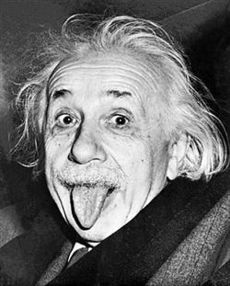
#> input picture Q4/1.jpg, 230 x 286 px
$ python q4.py
#> lines starting #> are read from the running program, lines starting #| are printed output that depends on the picture
import math
import numpy as np
import matplotlib.pyplot as plt
from PIL import Image
import cv2 as cv
from scipy.ndimage import *

def getGradient(src, threshold):
    m, n = src.shape
    directions = np.zeros((m, n), dtype=float)
    gradients = np.zeros((m, n), dtype=float)
    sobel_x = np.array([[-1,0,1],[-2,0,2],[-1,0,1]])
    sobel_y = np.array([[-1,-2,-1],[0,0,0],[1,2,1]])
    grad_x = convolve(src, sobel_x)
    grad_y = convolve(src, sobel_y)
    for i in range(m):
        for j in range(n):
            gradients[i][j] = math.sqrt(grad_x[i][j] * grad_x[i][j] + grad_y[i][j] * grad_y[i][j])
            if gradients[i][j] < threshold: gradients[i][j] = 0
            if not grad_x[i][j]: directions[i][j] = np.pi/2
            else: directions[i][j] = math.atan(grad_y[i][j] / grad_x[i][j])
            directions[i][j] *= (180 / math.pi)
            if directions[i][j] < 0: directions[i][j] += 180
    return gradients, directions

def HOG(src, tao, threshold, block_size, name):
    x, y = src.shape
    gradients, directions = getGradient(src, threshold)
    m = x // tao
    n = y // tao
    histogram = np.zeros((m, n, 6), dtype=float)
    occ = np.zeros((m, n, 6), dtype=int)
    for i in range(m * tao):
        for j in range(n * tao):
            if 15 <= directions[i][j] and directions[i][j] < 45:
                histogram[i // tao][j // tao][1] += gradients[i][j]
                occ[i // tao][j // tao][1] += 1
            elif 45 <= directions[i][j] and directions[i][j] < 75:
                histogram[i // tao][j // tao][2] += gradients[i][j]
                occ[i // tao][j // tao][2] += 1
            elif 75 <= directions[i][j] and directions[i][j] < 105:
                histogram[i // tao][j // tao][3] += gradients[i][j]
                occ[i // tao][j // tao][3] += 1
            elif 105 <= directions[i][j] and directions[i][j] < 135:
                histogram[i // tao][j // tao][4] += gradients[i][j]
                occ[i // tao][j // tao][4] += 1
            elif 135 <= directions[i][j] and directions[i][j] < 165:
                histogram[i // tao][j // tao][5] += gradients[i][j]
                occ[i // tao][j // tao][5] += 1
            else:
                histogram[i // tao][j // tao][0] += gradients[i][j]
                occ[i // tao][j // tao][0] += 1
    src = src.astype('float') / 255.0
    angles_segs = np.arange(0, 180, 180 / 6)
    meshX, meshY = np.meshgrid(np.r_[int(tao / 2) : tao * (y // tao) - 1: tao], np.r_[int(tao /2) : tao * (x // tao) -  1: tao])
    plt.imshow(src, cmap='gray', vmin=0, vmax=1)
    for i in range(6):
        plt.quiver(meshX, meshY, np.sin(i * np.pi/6)*histogram[:,:,i]*0.001, np.cos(i * np.pi/6)*histogram[:,:,i]*0.001, color="red", headaxislength=0, headlength=0, linewidth=0.5, pivot='middle')
    plt.show()
    length = (m-1) * (n-1) * 24
    descriptor = np.zeros((m-1,n-1,24), dtype=float)
    e = 0.001
    for i in range(m-1):
        for j in range(n-1):
            sigma = 0
            for k in range(0,6):
                sigma += histogram[i][j][k] ** 2
                descriptor[i][j][k] = histogram[i][j][k]
            for k in range(0,6):
                sigma += histogram[i+1][j][k] ** 2
                descriptor[i][j][6+k] = histogram[i+1][j][k]
            for k in range(0,6):
                sigma += histogram[i][j+1][k] ** 2
                descriptor[i][j][12+k] = histogram[i][j+1][k]
            for k in range(0,6):
                sigma += histogram[i+1][j+1][k] ** 2
                descriptor[i][j][18+k] = histogram[i+1][j+1][k]
            for k in range(24):
                descriptor[i][j][k] = descriptor[i][j][k] / math.sqrt(sigma + e ** 2)
    fpt = open(name, 'w')
    for i in range(m-1):
        for j in range(n-1):
            for k in range(24):
                fpt.write(str(descriptor[i][j][k])+' ')
            fpt.write('\n')
    fpt.close()

def getGreyImge(img):
# Change the rgb value to grey. #
    rgb_weights = [0.2989, 0.5870, 0.1140]
    return np.dot(img[...,:3], rgb_weights)

def main(path, tao, threshold, block_size, name):
    img = plt.imread(path)
    src = None
    if len(img.shape) == 2: src = img
    else: src = getGreyImge(img)
    HOG(src, tao, threshold, block_size, name)

if __name__ == '__main__':
    main("./Q4/1.jpg", 8, 0.01, 2, "1.txt")
#> in main, img is the input picture: shape (286, 230); min 0, max 255, mean 108.7
    main("./Q4/2.jpg", 8, 0.01, 2, "2.txt")
#> call 2 of main, with path = './Q4/2.jpg', tao = 8, threshold = 0.01, block_size = 2, name = '2.txt'
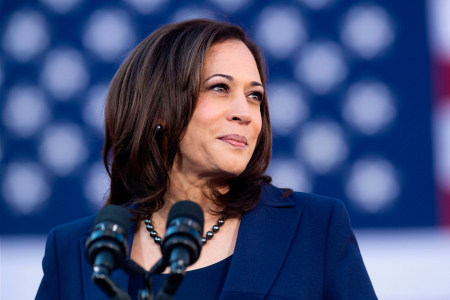
#> input picture Q4/2.jpg, 450 x 300 px
#> in main, img is the input picture: shape (300, 450, 3); mean R, G, B 67.1, 79.3, 119.5
#> in getGreyImge, `return np.dot(img[...,:3], rgb_weights)`:
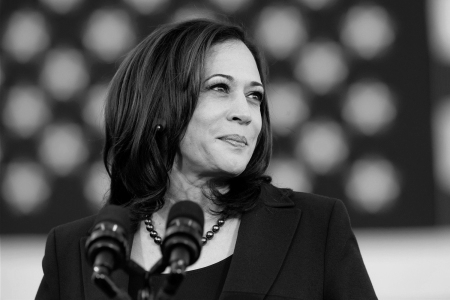
#> returned value: shape (300, 450) float64; min 0, max 230.1, mean 80.2
#> call 2 of getGradient, with threshold = 0.01
#> in getGradient (call 2), `directions = np.zeros((m, n), dtype=float)`: directions: shape (300, 450) float64; every value is 0
#> in getGradient (call 2), `sobel_x = np.array([[-1,0,1],[-2,0,2],[-1,0,1]])`: sobel_x = [[-1, 0, 1], [-2, 0, 2], [-1, 0, 1]]
#> in getGradient (call 2), `sobel_y = np.array([[-1,-2,-1],[0,0,0],[1,2,1]])`: sobel_y = [[-1, -2, -1], [0, 0, 0], [1, 2, 1]]
#> after the loop in getGradient (call 2), `for i in range(m):`:
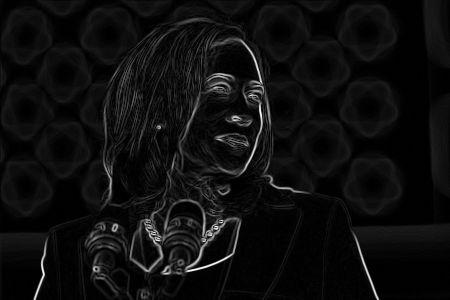
#> gradients: shape (300, 450) float64; min 0, max 792.7, mean 45.7; drawn with min black and max white
#> in HOG (call 2), `meshX, meshY = np.meshgrid(np.r_[int(tao / 2) : tao * (y // tao) - 1: ..`: meshY: shape (37, 56) int64; 37 distinct labels, from 4 to 292
    main("./Q4/3.jpg", 8, 0.01, 2, "3.txt")
#> call 3 of main, with path = './Q4/3.jpg', tao = 8, threshold = 0.01, block_size = 2, name = '3.txt'
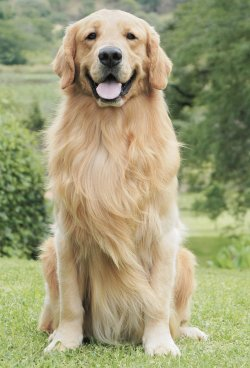
#> input picture Q4/3.jpg, 250 x 368 px
#> in main, img is the input picture: shape (368, 250, 3); mean R, G, B 160.1, 158.2, 119.9
#> call 3 of HOG, with tao = 8, threshold = 0.01, block_size = 2, name = '3.txt'
#> call 3 of getGradient, with threshold = 0.01
#> in getGradient (call 3), `directions = np.zeros((m, n), dtype=float)`: directions: shape (368, 250) float64; every value is 0
#> after the loop in getGradient (call 3), `for i in range(m):`:
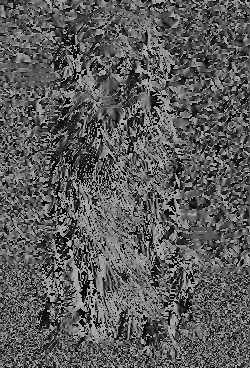
#> directions: shape (368, 250) float64; min 0, max 180, mean 92
#> after the loop in getGradient (call 3), `for i in range(m):`:
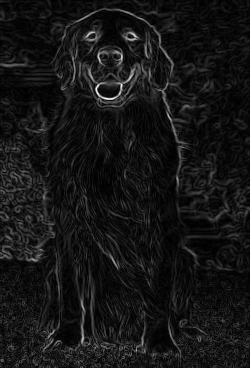
#> gradients: shape (368, 250) float64; min 0, max 727.5, mean 61.2; drawn with min black and max white
#> in HOG (call 3), `meshX, meshY = np.meshgrid(np.r_[int(tao / 2) : tao * (y // tao) - 1: ..`: meshY: shape (46, 31) int64; 46 distinct labels, from 4 to 364
#> in HOG (call 3), `plt.show()`:
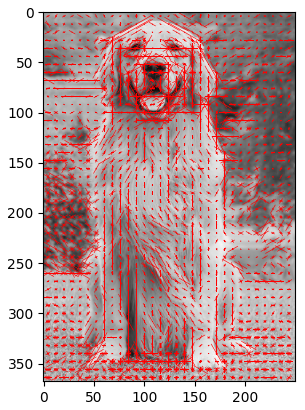
#> figure drawn by matplotlib, 1 panel
